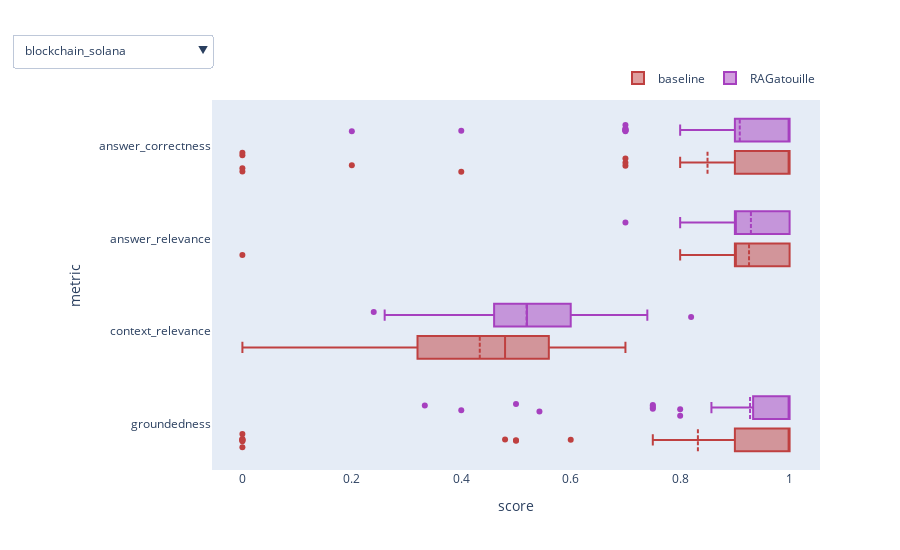

Write notebook code for a chart like this one.
### Code cell
tru_analysis.box_plot_by_dataset("results.parquet")

### Figure 1 — Plotly figure (JSON) as saved in the notebook; plotly's stock layout.template omitted (floating-point values rounded to 4 significant figures; data arrays with more than 128 entries replaced by an {"elided": "..."} marker saying what was removed)
{"data": [{"boxmean": true, "jitter": 1, "marker": {"color": "hsl(0.0,50%,50%)"}, "name": "baseline", "orientation": "h", "type": "box", "visible": true, "x": {"elided": "232 float values"}, "y": {"elided": "232 str values"}}, {"boxmean": true, "jitter": 1, "marker": {"color": "hsl(72.0,50%,50%)"}, "name": "colbert_cassio_d_256_q_dynamic", "orientation": "h", "type": "box", "visible": true, "x": [], "y": []}, {"boxmean": true, "jitter": 1, "marker": {"color": "hsl(144.0,50%,50%)"}, "name": "cpu_d_256_q_dynamic", "orientation": "h", "type": "box", "visible": true, "x": [], "y": []}, {"boxmean": true, "jitter": 1, "marker": {"color": "hsl(216.0,50%,50%)"}, "name": "gpu_d_256_q_dynamic", "orientation": "h", "type": "box", "visible": true, "x": [], "y": []}, {"boxmean": true, "jitter": 1, "marker": {"color": "hsl(288.0,50%,50%)"}, "name": "RAGatouille", "orientation": "h", "type": "box", "visible": true, "x": {"elided": "232 float values"}, "y": {"elided": "232 str values"}}, {"boxmean": true, "jitter": 1, "marker": {"color": "hsl(0.0,50%,50%)"}, "name": "baseline", "orientation": "h", "type": "box", "visible": false, "x": {"elided": "400 float values"}, "y": {"elided": "400 str values"}}, {"boxmean": true, "jitter": 1, "marker": {"color": "hsl(72.0,50%,50%)"}, "name": "colbert_cassio_d_256_q_dynamic", "orientation": "h", "type": "box", "visible": false, "x": {"elided": "400 float values"}, "y": {"elided": "400 str values"}}, {"boxmean": true, "jitter": 1, "marker": {"color": "hsl(144.0,50%,50%)"}, "name": "cpu_d_256_q_dynamic", "orientation": "h", "type": "box", "visible": false, "x": {"elided": "404 float values"}, "y": {"elided": "404 str values"}}, {"boxmean": true, "jitter": 1, "marker": {"color": "hsl(216.0,50%,50%)"}, "name": "gpu_d_256_q_dynamic", "orientation": "h", "type": "box", "visible": false, "x": {"elided": "400 float values"}, "y": {"elided": "400 str values"}}, {"boxmean": true, "jitter": 1, "marker": {"color": "hsl(288.0,50%,50%)"}, "name": "RAGatouille", "orientation": "h", "type": "box", "visible": false, "x": {"elided": "400 float values"}, "y": {"elided": "400 str values"}}, {"boxmean": true, "jitter": 1, "marker": {"color": "hsl(0.0,50%,50%)"}, "name": "baseline", "orientation": "h", "type": "box", "visible": false, "x": {"elided": "1264 float values"}, "y": {"elided": "1264 str values"}}, {"boxmean": true, "jitter": 1, "marker": {"color": "hsl(72.0,50%,50%)"}, "name": "colbert_cassio_d_256_q_dynamic", "orientation": "h", "type": "box", "visible": false, "x": [], "y": []}, {"boxmean": true, "jitter": 1, "marker": {"color": "hsl(144.0,50%,50%)"}, "name": "cpu_d_256_q_dynamic", "orientation": "h", "type": "box", "visible": false, "x": [], "y": []}, {"boxmean": true, "jitter": 1, "marker": {"color": "hsl(216.0,50%,50%)"}, "name": "gpu_d_256_q_dynamic", "orientation": "h", "type": "box", "visible": false, "x": [], "y": []}, {"boxmean": true, "jitter": 1, "marker": {"color": "hsl(288.0,50%,50%)"}, "name": "RAGatouille", "orientation": "h", "type": "box", "visible": false, "x": {"elided": "1260 float values"}, "y": {"elided": "1260 str values"}}, {"boxmean": true, "jitter": 1, "marker": {"color": "hsl(0.0,50%,50%)"}, "name": "baseline", "orientation": "h", "type": "box", "visible": false, "x": {"elided": "1104 float values"}, "y": {"elided": "1104 str values"}}, {"boxmean": true, "jitter": 1, "marker": {"color": "hsl(72.0,50%,50%)"}, "name": "colbert_cassio_d_256_q_dynamic", "orientation": "h", "type": "box", "visible": false, "x": [], "y": []}, {"boxmean": true, "jitter": 1, "marker": {"color": "hsl(144.0,50%,50%)"}, "name": "cpu_d_256_q_dynamic", "orientation": "h", "type": "box", "visible": false, "x": [], "y": []}, {"boxmean": true, "jitter": 1, "marker": {"color": "hsl(216.0,50%,50%)"}, "name": "gpu_d_256_q_dynamic", "orientation": "h", "type": "box", "visible": false, "x": [], "y": []}, {"boxmean": true, "jitter": 1, "marker": {"color": "hsl(288.0,50%,50%)"}, "name": "RAGatouille", "orientation": "h", "type": "box", "visible": false, "x": {"elided": "1104 float values"}, "y": {"elided": "1104 str values"}}, {"boxmean": true, "jitter": 1, "marker": {"color": "hsl(0.0,50%,50%)"}, "name": "baseline", "orientation": "h", "type": "box", "visible": false, "x": {"elided": "640 float values"}, "y": {"elided": "640 str values"}}, {"boxmean": true, "jitter": 1, "marker": {"color": "hsl(72.0,50%,50%)"}, "name": "colbert_cassio_d_256_q_dynamic", "orientation": "h", "type": "box", "visible": false, "x": [], "y": []}, {"boxmean": true, "jitter": 1, "marker": {"color": "hsl(144.0,50%,50%)"}, "name": "cpu_d_256_q_dynamic", "orientation": "h", "type": "box", "visible": false, "x": [], "y": []}, {"boxmean": true, "jitter": 1, "marker": {"color": "hsl(216.0,50%,50%)"}, "name": "gpu_d_256_q_dynamic", "orientation": "h", "type": "box", "visible": false, "x": [], "y": []}, {"boxmean": true, "jitter": 1, "marker": {"color": "hsl(288.0,50%,50%)"}, "name": "RAGatouille", "orientation": "h", "type": "box", "visible": false, "x": {"elided": "640 float values"}, "y": {"elided": "640 str values"}}, {"boxmean": true, "jitter": 1, "marker": {"color": "hsl(0.0,50%,50%)"}, "name": "baseline", "orientation": "h", "type": "box", "visible": false, "x": {"elided": "400 float values"}, "y": {"elided": "400 str values"}}, {"boxmean": true, "jitter": 1, "marker": {"color": "hsl(72.0,50%,50%)"}, "name": "colbert_cassio_d_256_q_dynamic", "orientation": "h", "type": "box", "visible": false, "x": [], "y": []}, {"boxmean": true, "jitter": 1, "marker": {"color": "hsl(144.0,50%,50%)"}, "name": "cpu_d_256_q_dynamic", "orientation": "h", "type": "box", "visible": false, "x": [], "y": []}, {"boxmean": true, "jitter": 1, "marker": {"color": "hsl(216.0,50%,50%)"}, "name": "gpu_d_256_q_dynamic", "orientation": "h", "type": "box", "visible": false, "x": [], "y": []}, {"boxmean": true, "jitter": 1, "marker": {"color": "hsl(288.0,50%,50%)"}, "name": "RAGatouille", "orientation": "h", "type": "box", "visible": false, "x": {"elided": "400 float values"}, "y": {"elided": "400 str values"}}, {"boxmean": true, "jitter": 1, "marker": {"color": "hsl(0.0,50%,50%)"}, "name": "baseline", "orientation": "h", "type": "box", "visible": false, "x": {"elided": "780 float values"}, "y": {"elided": "780 str values"}}, {"boxmean": true, "jitter": 1, "marker": {"color": "hsl(72.0,50%,50%)"}, "name": "colbert_cassio_d_256_q_dynamic", "orientation": "h", "type": "box", "visible": false, "x": [], "y": []}, {"boxmean": true, "jitter": 1, "marker": {"color": "hsl(144.0,50%,50%)"}, "name": "cpu_d_256_q_dynamic", "orientation": "h", "type": "box", "visible": false, "x": [], "y": []}, {"boxmean": true, "jitter": 1, "marker": {"color": "hsl(216.0,50%,50%)"}, "name": "gpu_d_256_q_dynamic", "orientation": "h", "type": "box", "visible": false, "x": [], "y": []}, {"boxmean": true, "jitter": 1, "marker": {"color": "hsl(288.0,50%,50%)"}, "name": "RAGatouille", "orientation": "h", "type": "box", "visible": false, "x": {"elided": "780 float values"}, "y": {"elided": "780 str values"}}, {"boxmean": true, "jitter": 1, "marker": {"color": "hsl(0.0,50%,50%)"}, "name": "baseline", "orientation": "h", "type": "box", "visible": false, "x": [1, 1, 1, 1, 1, 1, 1, 0, 1, 1, 0.4, 1, 0.8333, 1, 1, 1, 1, 0.8571, 1, 0.9727, 1, 1, 0, 1, 0.62, 0.82, 0.96, 0.44, 0.64, 0.88, 0.84, 0.24, 0.74, 0.86, 0.9, 0.64, 0.54, 0.9, 0.82, 0.74, 0.6, 0.8, 0.44, 0.56, 0.64, 0.9, 0.38, 0.66, 1, 0.9, 1, 1, 1, 1, 1, 1, 1, 1, 1, 1, 1, 1, 1, 1, 1, 1, 0.9, 0.9, 1, 1, 0, 0.9, 1, 0.7, 1, 1, 0.9, 0.9, 1, 1, 1, 1, 0.7, 0.9, 0.7, 1, 1, 0.7, 1, 0.5, 1, 0.7, 0.7, null, 1, 0.7], "y": ["groundedness", "groundedness", "groundedness", "groundedness", "groundedness", "groundedness", "groundedness", "groundedness", "groundedness", "groundedness", "groundedness", "groundedness", "groundedness", "groundedness", "groundedness", "groundedness", "groundedness", "groundedness", "groundedness", "groundedness", "groundedness", "groundedness", "groundedness", "groundedness", "context_relevance", "context_relevance", "context_relevance", "context_relevance", "context_relevance", "context_relevance", "context_relevance", "context_relevance", "context_relevance", "context_relevance", "context_relevance", "context_relevance", "context_relevance", "context_relevance", "context_relevance", "context_relevance", "context_relevance", "context_relevance", "context_relevance", "context_relevance", "context_relevance", "context_relevance", "context_relevance", "context_relevance", "answer_relevance", "answer_relevance", "answer_relevance", "answer_relevance", "answer_relevance", "answer_relevance", "answer_relevance", "answer_relevance", "answer_relevance", "answer_relevance", "answer_relevance", "answer_relevance", "answer_relevance", "answer_relevance", "answer_relevance", "answer_relevance", "answer_relevance", "answer_relevance", "answer_relevance", "answer_relevance", "answer_relevance", "answer_relevance", "answer_relevance", "answer_relevance", "answer_correctness", "answer_correctness", "answer_correctness", "answer_correctness", "answer_correctness", "answer_correctness", "answer_correctness", "answer_correctness", "answer_correctness", "answer_correctness", "answer_correctness", "answer_correctness", "answer_correctness", "answer_correctness", "answer_correctness", "answer_correctness", "answer_correctness", "answer_correctness", "answer_correctness", "answer_correctness", "answer_correctness", "answer_correctness", "answer_correctness", "answer_correctness"]}, {"boxmean": true, "jitter": 1, "marker": {"color": "hsl(72.0,50%,50%)"}, "name": "colbert_cassio_d_256_q_dynamic", "orientation": "h", "type": "box", "visible": false, "x": [], "y": []}, {"boxmean": true, "jitter": 1, "marker": {"color": "hsl(144.0,50%,50%)"}, "name": "cpu_d_256_q_dynamic", "orientation": "h", "type": "box", "visible": false, "x": [], "y": []}, {"boxmean": true, "jitter": 1, "marker": {"color": "hsl(216.0,50%,50%)"}, "name": "gpu_d_256_q_dynamic", "orientation": "h", "type": "box", "visible": false, "x": [], "y": []}, {"boxmean": true, "jitter": 1, "marker": {"color": "hsl(288.0,50%,50%)"}, "name": "RAGatouille", "orientation": "h", "type": "box", "visible": false, "x": [0, 1, 1, 1, 0.1667, 0.8, 1, 1, 1, 1, 1, 1, 0.75, 1, 0.9, 1, 1, 1, 1, 0.8889, 1, 1, 0.5, 0.75, 0.46, 0.44, 0.94, 0.24, 0.72, 0.82, 0.68, 0.36, 0.92, 0.88, 0.9, 0.82, 0.68, 0.76, 0.24, 0.46, 0.36, 0.44, 0.64, 0.56, 0.74, 0.84, 0.28, 0.42, 1, 1, 1, 1, 1, 1, 0.9, 0.9, 1, 1, 1, 1, 1, 1, 0.8, 0.9, 0.8, 1, 0.9, 0.9, 1, 1, 0.9, 0.9, 1, 1, 1, 1, 0.9, 0.7, 1, 0.1, 1, 1, 0.7, 0.9, 0.8, 0.8, 0.2, 1, 0.2, 0.5, 0.5, 0.8, 0.7, 1, 1, 0.7], "y": ["groundedness", "groundedness", "groundedness", "groundedness", "groundedness", "groundedness", "groundedness", "groundedness", "groundedness", "groundedness", "groundedness", "groundedness", "groundedness", "groundedness", "groundedness", "groundedness", "groundedness", "groundedness", "groundedness", "groundedness", "groundedness", "groundedness", "groundedness", "groundedness", "context_relevance", "context_relevance", "context_relevance", "context_relevance", "context_relevance", "context_relevance", "context_relevance", "context_relevance", "context_relevance", "context_relevance", "context_relevance", "context_relevance", "context_relevance", "context_relevance", "context_relevance", "context_relevance", "context_relevance", "context_relevance", "context_relevance", "context_relevance", "context_relevance", "context_relevance", "context_relevance", "context_relevance", "answer_relevance", "answer_relevance", "answer_relevance", "answer_relevance", "answer_relevance", "answer_relevance", "answer_relevance", "answer_relevance", "answer_relevance", "answer_relevance", "answer_relevance", "answer_relevance", "answer_relevance", "answer_relevance", "answer_relevance", "answer_relevance", "answer_relevance", "answer_relevance", "answer_relevance", "answer_relevance", "answer_relevance", "answer_relevance", "answer_relevance", "answer_relevance", "answer_correctness", "answer_correctness", "answer_correctness", "answer_correctness", "answer_correctness", "answer_correctness", "answer_correctness", "answer_correctness", "answer_correctness", "answer_correctness", "answer_correctness", "answer_correctness", "answer_correctness", "answer_correctness", "answer_correctness", "answer_correctness", "answer_correctness", "answer_correctness", "answer_correctness", "answer_correctness", "answer_correctness", "answer_correctness", "answer_correctness", "answer_correctness"]}, {"boxmean": true, "jitter": 1, "marker": {"color": "hsl(0.0,50%,50%)"}, "name": "baseline", "orientation": "h", "type": "box", "visible": false, "x": {"elided": "392 float values"}, "y": {"elided": "392 str values"}}, {"boxmean": true, "jitter": 1, "marker": {"color": "hsl(72.0,50%,50%)"}, "name": "colbert_cassio_d_256_q_dynamic", "orientation": "h", "type": "box", "visible": false, "x": [], "y": []}, {"boxmean": true, "jitter": 1, "marker": {"color": "hsl(144.0,50%,50%)"}, "name": "cpu_d_256_q_dynamic", "orientation": "h", "type": "box", "visible": false, "x": [], "y": []}, {"boxmean": true, "jitter": 1, "marker": {"color": "hsl(216.0,50%,50%)"}, "name": "gpu_d_256_q_dynamic", "orientation": "h", "type": "box", "visible": false, "x": [], "y": []}, {"boxmean": true, "jitter": 1, "marker": {"color": "hsl(288.0,50%,50%)"}, "name": "RAGatouille", "orientation": "h", "type": "box", "visible": false, "x": {"elided": "392 float values"}, "y": {"elided": "392 str values"}}, {"boxmean": true, "jitter": 1, "marker": {"color": "hsl(0.0,50%,50%)"}, "name": "baseline", "orientation": "h", "type": "box", "visible": false, "x": {"elided": "176 float values"}, "y": {"elided": "176 str values"}}, {"boxmean": true, "jitter": 1, "marker": {"color": "hsl(72.0,50%,50%)"}, "name": "colbert_cassio_d_256_q_dynamic", "orientation": "h", "type": "box", "visible": false, "x": [], "y": []}, {"boxmean": true, "jitter": 1, "marker": {"color": "hsl(144.0,50%,50%)"}, "name": "cpu_d_256_q_dynamic", "orientation": "h", "type": "box", "visible": false, "x": [], "y": []}, {"boxmean": true, "jitter": 1, "marker": {"color": "hsl(216.0,50%,50%)"}, "name": "gpu_d_256_q_dynamic", "orientation": "h", "type": "box", "visible": false, "x": [], "y": []}, {"boxmean": true, "jitter": 1, "marker": {"color": "hsl(288.0,50%,50%)"}, "name": "RAGatouille", "orientation": "h", "type": "box", "visible": false, "x": {"elided": "176 float values"}, "y": {"elided": "176 str values"}}, {"boxmean": true, "jitter": 1, "marker": {"color": "hsl(0.0,50%,50%)"}, "name": "baseline", "orientation": "h", "type": "box", "visible": false, "x": {"elided": "3288 float values"}, "y": {"elided": "3288 str values"}}, {"boxmean": true, "jitter": 1, "marker": {"color": "hsl(72.0,50%,50%)"}, "name": "colbert_cassio_d_256_q_dynamic", "orientation": "h", "type": "box", "visible": false, "x": [], "y": []}, {"boxmean": true, "jitter": 1, "marker": {"color": "hsl(144.0,50%,50%)"}, "name": "cpu_d_256_q_dynamic", "orientation": "h", "type": "box", "visible": false, "x": [], "y": []}, {"boxmean": true, "jitter": 1, "marker": {"color": "hsl(216.0,50%,50%)"}, "name": "gpu_d_256_q_dynamic", "orientation": "h", "type": "box", "visible": false, "x": [], "y": []}, {"boxmean": true, "jitter": 1, "marker": {"color": "hsl(288.0,50%,50%)"}, "name": "RAGatouille", "orientation": "h", "type": "box", "visible": false, "x": {"elided": "3288 float values"}, "y": {"elided": "3288 str values"}}], "layout": {"boxmode": "group", "height": 550, "legend": {"orientation": "h", "x": 1, "xanchor": "right", "y": 1.02, "yanchor": "bottom"}, "updatemenus": [{"active": 0, "buttons": [{"args": [{"visible": [true, true, true, true, true, false, false, false, false, false, false, false, false, false, false, false, false, false, false, false, false, false, false, false, false, false, false, false, false, false, false, false, false, false, false, false, false, false, false, false, false, false, false, false, false, false, false, false, false, false, false, false, false, false, false]}], "label": "blockchain_solana", "method": "update"}, {"args": [{"visible": [false, false, false, false, false, true, true, true, true, true, false, false, false, false, false, false, false, false, false, false, false, false, false, false, false, false, false, false, false, false, false, false, false, false, false, false, false, false, false, false, false, false, false, false, false, false, false, false, false, false, false, false, false, false, false]}], "label": "braintrust_coda_help_desk", "method": "update"}, {"args": [{"visible": [false, false, false, false, false, false, false, false, false, false, true, true, true, true, true, false, false, false, false, false, false, false, false, false, false, false, false, false, false, false, false, false, false, false, false, false, false, false, false, false, false, false, false, false, false, false, false, false, false, false, false, false, false, false, false]}], "label": "covid_qa", "method": "update"}, {"args": [{"visible": [false, false, false, false, false, false, false, false, false, false, false, false, false, false, false, true, true, true, true, true, false, false, false, false, false, false, false, false, false, false, false, false, false, false, false, false, false, false, false, false, false, false, false, false, false, false, false, false, false, false, false, false, false, false, false]}], "label": "evaluating_llm_survey_paper", "method": "update"}, {"args": [{"visible": [false, false, false, false, false, false, false, false, false, false, false, false, false, false, false, false, false, false, false, false, true, true, true, true, true, false, false, false, false, false, false, false, false, false, false, false, false, false, false, false, false, false, false, false, false, false, false, false, false, false, false, false, false, false, false]}], "label": "history_of_alexnet", "method": "update"}, {"args": [{"visible": [false, false, false, false, false, false, false, false, false, false, false, false, false, false, false, false, false, false, false, false, false, false, false, false, false, true, true, true, true, true, false, false, false, false, false, false, false, false, false, false, false, false, false, false, false, false, false, false, false, false, false, false, false, false, false]}], "label": "llama_2_paper", "method": "update"}, {"args": [{"visible": [false, false, false, false, false, false, false, false, false, false, false, false, false, false, false, false, false, false, false, false, false, false, false, false, false, false, false, false, false, false, true, true, true, true, true, false, false, false, false, false, false, false, false, false, false, false, false, false, false, false, false, false, false, false, false]}], "label": "mini_squad_v2", "method": "update"}, {"args": [{"visible": [false, false, false, false, false, false, false, false, false, false, false, false, false, false, false, false, false, false, false, false, false, false, false, false, false, false, false, false, false, false, false, false, false, false, false, true, true, true, true, true, false, false, false, false, false, false, false, false, false, false, false, false, false, false, false]}], "label": "origin_of_covid_19", "method": "update"}, {"args": [{"visible": [false, false, false, false, false, false, false, false, false, false, false, false, false, false, false, false, false, false, false, false, false, false, false, false, false, false, false, false, false, false, false, false, false, false, false, false, false, false, false, false, true, true, true, true, true, false, false, false, false, false, false, false, false, false, false]}], "label": "patronus_ai_financebench", "method": "update"}, {"args": [{"visible": [false, false, false, false, false, false, false, false, false, false, false, false, false, false, false, false, false, false, false, false, false, false, false, false, false, false, false, false, false, false, false, false, false, false, false, false, false, false, false, false, false, false, false, false, false, true, true, true, true, true, false, false, false, false, false]}], "label": "paul_grahman_essay", "method": "update"}, {"args": [{"visible": [false, false, false, false, false, false, false, false, false, false, false, false, false, false, false, false, false, false, false, false, false, false, false, false, false, false, false, false, false, false, false, false, false, false, false, false, false, false, false, false, false, false, false, false, false, false, false, false, false, false, true, true, true, true, true]}], "label": "uber_10k", "method": "update"}], "x": 0, "xanchor": "right", "y": 1.09, "yanchor": "bottom"}], "width": 900, "xaxis": {"title": {"text": "score"}}, "yaxis": {"title": {"text": "metric"}}}}
